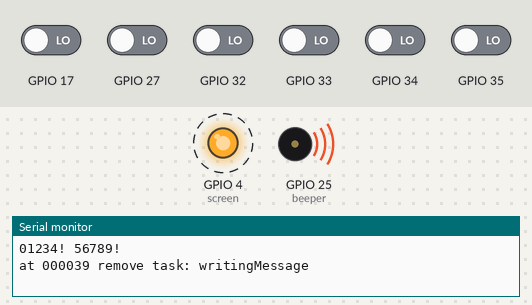
Simulated run of this sketch. Board: ESP32. Parts: output pins drawn as LEDs (lit = HIGH), buzzer (waves = sounding), the last lines printed to the serial monitor. Dashed ring = blinking. Inputs (shaded band) come from the test bench; at power-on: GPIO 17, GPIO 27, GPIO 32–35 LOW.

Above: at 1.2 s.
1.3 s: GPIO 32 driven HIGH
At 4.2 s:
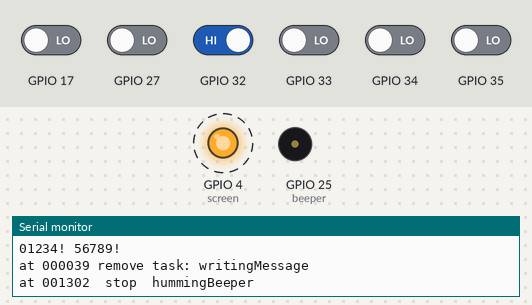
4.3 s: GPIO 17 driven HIGH
At 4.8 s:
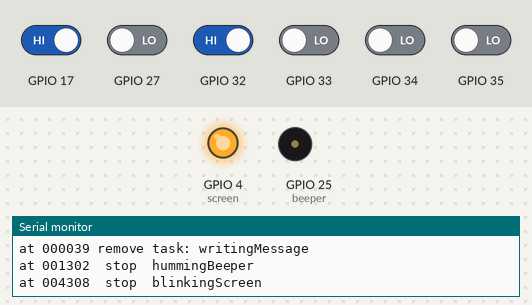
Timing chart, 0 to 7.3 s (numbered marks = the images above; inputs shaded):
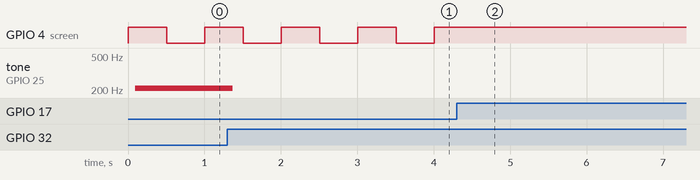

Measured:
- after the input at 1.3 s, tone on GPIO 25 (beeper): 211 Hz → silent after 0.07 s
- after the input at 4.3 s, GPIO 4 (screen): stops changing and stays HIGH
- by itself, GPIO 4 (screen): alternates HIGH for 0.50 s and LOW for 0.50 s

The sketch:

multitask.ino
```cpp
/*
   multiTask.ino 2017-08-12 14:40
   derek@wifiboy.org & samsuanchen@gmail.com
*/
#include "multiTask.h"
void setup () {
  //.......................................................................................
  Serial.begin( 115200 );              // set baud rate to open the serial com port
  /*
  int go=1;
  int n,nMin=0,nMax=0;
  int d,dMin,dMax;
  int it=0;
  unsigned long currT;
  unsigned long T[200];
  unsigned long lastT=micros();
  for(int i=0;i<200;i++)T[200]=0xa5a5a5a5;
  do{
    n=0;
    while((currT=micros())==lastT)n++;
    d=currT-lastT;
    if(!nMin&&!nMax)nMin=nMax=n,dMin=dMax=d;
    if(nMin>n){
      PRINTF("\nat %d nMin %d > n %d",millis(),nMin,n);
      nMin=n;
    } else if(nMax<n){
      PRINTF("\nat %d nMax %d < n %d",millis(),nMax,n);
      nMax=n;
    }
    if(currT<lastT) {
      go=0;
      PRINTLN();
      for(int i=it-199, j=0;i<=it;i++){
        PRINTF("%12x ",T[i%200]);
        if(++j%5==0)PRINTLN();
      }
      error("\nat %d lastT 0x%x +1 0x%x +2 0x%x currT %d n %d .. %d d %d .. %d\n",
        millis(),lastT,lastT+1,lastT+2,currT,nMin,nMax,dMin,dMax);
    }
    T[(it++)%200]=currT;
    if(dMin>d) dMin=d;
    else if(dMax<d) dMax=d;
    lastT=currT;
  } while(go);
  */
  //.......................................................................................
  initReading ();                      // initialize readingKeyboard
  //initTiming  ();
  initBlinking();                      // initialize blinkingScreen
  initHumming ();                      // initialize hummingBeeper
  initWriting("Hello? World?\n");      // initialize writingMessage of "Hello? World?\n"
  initWriting("01234! 56789!\n");      // initialize writingMessage of "01234! 56789!\n"
  addButton("LR", 32, toggleHumming ); // initialize checkingButton for toggleHumming
  addButton("LG", 17, toggleBlinking); // initialize checkingButton for toggleBlinking
  addButton("LB", 33, riseSemiTone  ); // initialize checkingButton for riseSemiTone
  addButton("LY", 27, downSemiTone  ); // initialize checkingButton for downSemiTone
  addButton("RB", 34, riseOctave    ); // initialize checkingButton for riseOctave
  addButton("RY", 35, downOctave    ); // initialize checkingButton for downOctave
}
//.......................................................................................
void loop () {
  runTasks ();    // reading, blinking, humming, writing, and checkingButton
}


/////////////////////////////////////////////////////////////////////////////////////////
// 32. addTask -- add a Task into the Task List
//.......................................................................................
void addTask ( char*name, double timeDelay, void code(), int times, int data ) {
  PRINTF( "\nat %06d attach task: ", millis() );
  if ( code == checkingButton ) PRINT( "checkingButton " );
  PRINTF( "%s 0x%x ", name, code );
  if ( nTask >= mTask )
    error("addTask(\"%s\",%e,0x%x,%d) as task %d ?? the task list full\n",
          name, timeDelay, code, times, nTask);
  _task = (Task *) malloc( sizeof( Task ) );
  if ( ! _task )
    error("addTask(\"%s\",%e,0x%x,%d) as task %d ?? no space allocated\n",
          name, timeDelay, code, times, nTask);
  _task->stop      = 0;
  _task->name      = name;
  _task->times     = times;
  _task->lastTime  = micros();
  _task->timeDelay = timeDelay;
  _task->code      = code;
  _task->data      = data;
  tasks[nTask++]   = _task;
}
/////////////////////////////////////////////////////////////////////////////////////////
// 33. runTasks -- run all tasts (should be in the onTimer the Arduino loop).
//.......................................................................................
void runTasks () {
  for ( iTask = 0; iTask < nTask; iTask++ ) {
    _task = tasks[iTask];
    if ( _task->stop ) continue;
    long t = micros();
    long lastTime = _task->lastTime;
    int d = t>lastTime ? t - lastTime : 0x11111112 - lastTime + t;
    //PRINTF( "\nat %d lastTime %d 0x%x currTime %d 0x%x d %d 0x%x LONG_MAX 0x%x\n", millis(), lastTime, lastTime, t, t, d, d, LONG_MAX );
    //error( "\nat %d recalculate d %d %x", millis(), d, d );
    if ( d<0 ) {
      PRINTF( "\n(long)0x11111111-lastTime = %d lastTime %d 0x%x currTime %d 0x%x d %d 0x%x LONG_MAX 0x%x\n", millis(), lastTime, lastTime, t, t, d, d, LONG_MAX );
      error( "\nat %d lastTime %d 0x%x currTime %d 0x%x d %d 0x%x LONG_MAX 0x%x\n", millis(), lastTime, lastTime, t, t, d, d, LONG_MAX );
    }
    if ( d < _task->timeDelay ) continue;
    _task->lastTime = t;
    if ( _task->times >= 0 ) _task->times--;
    _task->code();
  }
  // remove all the tasks of times=0 from the task list
  int n;
  for ( n = 0; n < nTask; n++ ) {
    _task = tasks[n];
    if ( ! _task->times ) break;
  }
  if ( n == nTask ) return; // no task of times==0
  PRINTF("\nat %06d remove task: %s", millis(), tasks[n]->name);
  for ( int i = n + 1; i < nTask; i++ ) {
    if ( tasks[i]->times )
      tasks[n++] = tasks[i]; // keep all the tasks of times!=0
    else
      PRINTF(" %s", tasks[i]->name);
  }
  nTask = n;
}
/////////////////////////////////////////////////////////////////////////////////////////
// 40. timeing
//.......................................................................................
void showingTime () {
  PRINTF( "\nat %06d", millis() );
}
void initTiming () {
  addTask( "showingTime", 1000, showingTime, -1, 0 );
}
/////////////////////////////////////////////////////////////////////////////////////////
// 41. writing
//.......................................................................................
void writingMessage () {
  int iOut = sOut++ % mOut;
  PRINT( outLines[ iOut ] ); // print next line.
  if ( --nOut )  return; // if the next line is waiting
  _task->times = 0; // remove this writing task.
}
/////////////////////////////////////////////////////////////////////////////////////////
// 42. initWriting -- formated print args according to given format
//.......................................................................................
void initWriting ( char * fmt, ... ) {         // print args according to given format
  char buf[128];                                     // at most 127 characters !!!!!!
  if ( nOut >= mOut ) return;                        // ignore writingMessage if too many lines waiting
  va_list args;                                      // get variable argument list
  va_start (args, fmt);                              // set the start of variable argument list
  vsnprintf (buf, 128, fmt, args);                   // format the output string to buffer
  va_end (args);                                     // end of formating
  char * out = (char *) malloc( strlen(buf) + 1 );   // allocate space to save the string in buffer
  if ( ! out )                                       // if no space for output
    error("initWriting( \"%s\", ... ) ?? no more space is allocated\n", fmt);
  strcpy(out, buf);                                  // copy the string in buffer
  if ( ! nOut ) {                                    // if no exsiting message yet
    addTask( "writingMessage", 1, writingMessage, -1, 0 );     // activate the writing task
    _writing = _task;
  }
  outLines[ (sOut + nOut++) % mOut ] = out;   // save into the circular output buffer
}
/////////////////////////////////////////////////////////////////////////////////////////
// 51. readingKeyboard -- Fill each character into the terminal input buffer.
//.......................................................................................
void readingKeyboard () {
  if ( ! AVAILABLE() ) return;
  char c = READ();
  if ( c == '\b' ) {
    if ( ! nTib ) return;
    nTib--;
    PRINTF("\b \b");
    return;
  }
  if ( nTib == mTib || c == '\r' || c == '\n' ) {
    if ( nTib == mTib )
      PRINTF("readingKeyboard() !! break input line by len=%d\n", nTib);
    * (tib + nTib) = '\0';
    procLine();
    return;
  }
  * (tib + nTib) = c;
  nTib++;
  WRITE(c);
}
/////////////////////////////////////////////////////////////////////////////////////////
// 52. initReading -- Init the terminal input buffer reading task.
//.......................................................................................
void initReading () {
  nTib = 0;
  tib = (char *) malloc(mTib + 1);
  addTask( "readingKeyboard", 1, readingKeyboard, -1, 0 ); // activate the writing task
}
/////////////////////////////////////////////////////////////////////////////////////////
// 53. procLine -- Process the terminal input buffer.
//.......................................................................................
void procLine () {
  PRINTF(" %d characters filled in tib.\nat %06d ", millis(), nTib);
  for ( int i = 0; i < nTib; i++ ) PRINTF("%02x ", *(tib + i) );
  PRINTLN();
}
/////////////////////////////////////////////////////////////////////////////////////////
// 61. plinking.
//.......................................................................................
Task * _blinking;
int screen = 4; // gpio pin number 4 for screen (16 for led )
void blinkingScreen () { // toggle screen after each time delay
  digitalWrite( screen, ! digitalRead( screen ) ); // toggle the screen pin level
}
void initBlinking () { // activate blinking
  pinMode( screen, OUTPUT );
  digitalWrite( screen, HIGH );
  addTask( "blinkingScreen", 500000, blinkingScreen, -1, HIGH ); // add blinking forever task
  _blinking = _task;
}
void toggleBlinking () { // Toggle the blinking task.
  _blinking->toggle();
  if ( _blinking->stop ) digitalWrite( screen, HIGH );
}
/////////////////////////////////////////////////////////////////////////////////////////
// 62. humming.
//.......................................................................................
Task * _humming ;
int beeper = 25; // gpio numbers of beeper
void hummingBeeper () {
  digitalWrite( beeper, ! digitalRead( beeper ) );
}
void initHumming () { // activate humming
  pinMode( beeper, OUTPUT );     // set pin mode of the led direction as output
  digitalWrite( beeper, HIGH );  // turn off the beeper
  addTask( "hummingBeeper", 2272.7272727272725, hummingBeeper, -1, HIGH ); // add the humming of A4 task
  _humming = _task;
}
void toggleHumming () {
  _humming->toggle();
}
void riseSemiTone () {
  _humming->timeDelay = _humming->timeDelay / 1.059463;
  PRINTF( " humming riseSemiTone to duration %d us\nat %06d", _humming->timeDelay, millis() );
}
void downSemiTone () {
  _humming->timeDelay = _humming->timeDelay * 1.059463;
  PRINTF( " humming downSemiTone to duration %d us\nat %06d", _humming->timeDelay, millis() );
}
void riseOctave () {
  _humming->timeDelay = _humming->timeDelay / 2;
  PRINTF( " humming riseOctave to duration %d us\nat %06d", _humming->timeDelay, millis() );
}
void downOctave () {
  _humming->timeDelay = _humming->timeDelay * 2;
  PRINTF( " humming downOctave to duration %d us\nat %06d", _humming->timeDelay, millis() );
}
/////////////////////////////////////////////////////////////////////////////////////////
// 71. The buttons.
//.......................................................................................
void checkingButton () {
  _button = (Button *) _task->data;
  int x = digitalRead( _button->pin );
  if ( _button->level_1 == LOW && _button->level_2 == LOW && x == HIGH )
    _button->onPressUp();
  _button->level_1 = x;
  _button->level_2 = _button->level_1;
}
void addButton ( char*name, int pin, void onPressUp() ) {
  _button = (Button *) malloc( sizeof( Button ) );
  if ( ! _button )
    error( "addButton(\"%s\",%d,0x%x,%d) ?? no space allocated\n", name, pin, onPressUp );
  pinMode( pin, INPUT );
  _button->name      = name;
  _button->pin       = pin;
  _button->onPressUp = onPressUp;
  _button->level_1   = HIGH;
  _button->level_2   = HIGH;
  addTask( name, 10000, checkingButton, -1, (int)_button ); // every 10 milli second
}
```

multitask.h
```cpp
/*
 * multiTask.h 2017-08-13 10:10
 * derek@wifiboy.org & samsuanchen@gmail.com
 */
#include <arduino.h>
///////////////////////////////////////////////////////////////////////
//    Multi Tasking Blink, Beep, And Read/Write for WifiBoy esp32    //
///////////////////////////////////////////////////////////////////////
// 01. arduino serial input/output
//.......................................................................................
#define PRINTF    Serial.printf
#define PRINTLN   Serial.println
#define PRINT     Serial.print
#define WRITE     Serial.write
#define AVAILABLE Serial.available
#define READ      Serial.read
/////////////////////////////////////////////////////////////////////////////////////////
// 02. process at most 32 tasks, 32 output lines of len<128, 32 input lines of len<1024.
//.......................................................................................
#define mTask 32
#define mOut  32
#define mInp  32
#define mTib  1024
/////////////////////////////////////////////////////////////////////////////////////////
// 11. FuncP -- the type of pointer to run the function code.
//.......................................................................................
typedef void (* FuncP)();
/////////////////////////////////////////////////////////////////////////////////////////
// 12. Button -- the type of button having 5 fields and 2 functions.
//.......................................................................................
typedef struct Button {  // the type of button.
  char * name;           // the name of button.
  int pin;               // the gpio pin number of button.
  FuncP onPressUp;       // the code to run on button press up.
  int level_1;           // the HIGH/LOW pin last level of button.
  int level_2;           // the HIGH/LOW pin last level of button.
  void check () {
    int x = digitalRead( pin );
    if ( level_1==LOW && level_2==LOW && x==HIGH )
      onPressUp();
    level_1 = x, level_2 = level_1;
  }
};
/////////////////////////////////////////////////////////////////////////////////////////
// 13. Task -- the task type haveing 7 fields and 1 function as follows.
//.......................................................................................
typedef struct Task {    // the type of Task.
  char*name;             // task name.
  int timeDelay; // time delay to wake up this task (in micro seconds).
  int times;             // number of times to run this task (NOTE! -1 forever, 0 to remove).
  long lastTime;// wait until micros()-lastTime > timeDelay (in micro seconds).
  FuncP code;            // function code to run this task.
  int data;
  int stop = 0;          // stop running of this task
  void toggle() {
    stop = 1 - stop;
    PRINTF( "\nat %06d %s %s", millis(), stop ? " stop " : "resume", name );
  }
};
/////////////////////////////////////////////////////////////////////////////////////////
// 21. tasks -- the task list
//.......................................................................................
Task   * tasks[mTask];   // the task list.
Task   * _task;          // the working task.
int      nTask = 0;      // number of tasks in the task list is 0 initially.
int      iTask;          // the index of working Task.
Button * _button;        // the working button.
/////////////////////////////////////////////////////////////////////////////////////////
// 22. outLines -- the output line circular buffer.
//.......................................................................................
char * outLines[mOut];
int    nOut = 0; // number of lines in the output line circular buffer.
int    sOut = 0; // index of the start line in the output line circular buffer.
Task * _writing;
/////////////////////////////////////////////////////////////////////////////////////////
// 23. inpLines -- the input line circular buffer.
//.......................................................................................
char * inpLines[mInp];
int    nInp =     0; // number of lines in input line circular buffer.
int    sInp =     0; // index of the start line in the input line circular buffer.
char * tib;          // the terminal input buffer.
int    nTib =     0; // number of characters in the terminal input buffer.
Task * _reading;     //
/////////////////////////////////////////////////////////////////////////////////////////
// 31. error -- report error and wait forever (in case a serious error happens)
//.......................................................................................
void error ( char * fmt, ... ) {
  char buf[128];
  va_list args;
  va_start (args, fmt);
  vsnprintf (buf, 128, fmt, args);
  va_end (args);
  PRINTF(buf);
  PRINTF( "\nat %d waiting for hardware reset (press back side RESET button)", millis() );
  while (true);
}
```
